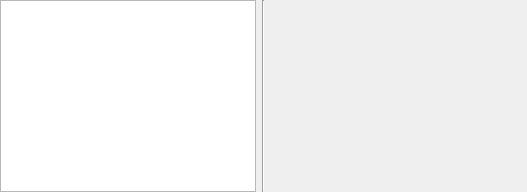
          <widget class="QWidget" name="lily_data_stackPage1">
           <attribute name="icon">
            <iconset resource="../../QtResourcesFeb20/LilysLovely.qrc">
             <normaloff>:/newPrefix/lily_walk_norm.png</normaloff>
             <activeon>:/newPrefix/onePaw.png</activeon>:/newPrefix/lily_walk_norm.png</iconset>
           </attribute>
           <attribute name="title">
            <string/>
           </attribute>
           <layout class="QGridLayout" name="gridLayout_42">
            <property name="leftMargin">
             <number>0</number>
            </property>
            <property name="topMargin">
             <number>0</number>
            </property>
            <property name="rightMargin">
             <number>0</number>
            </property>
            <property name="bottomMargin">
             <number>0</number>
            </property>
            <property name="spacing">
             <number>0</number>
            </property>
            <item row="1" column="0" colspan="2">
             <widget class="QFrame" name="frame_35">
              <layout class="QGridLayout" name="gridLayout_43">
               <property name="leftMargin">
                <number>0</number>
               </property>
               <property name="topMargin">
                <number>0</number>
               </property>
               <property name="rightMargin">
                <number>0</number>
               </property>
               <property name="bottomMargin">
                <number>0</number>
               </property>
               <property name="spacing">
                <number>0</number>
               </property>
               <item row="0" column="0">
                <widget class="QFrame" name="frame_36">
                 <layout class="QGridLayout" name="gridLayout_6">
                  <property name="leftMargin">
                   <number>0</number>
                  </property>
                  <property name="topMargin">
                   <number>0</number>
                  </property>
                  <property name="rightMargin">
                   <number>0</number>
                  </property>
                  <property name="bottomMargin">
                   <number>0</number>
                  </property>
                  <item row="1" column="0">
                   <widget class="QTableView" name="lily_walk_table">
                    <property name="styleSheet">
                     <string notr="true"/>
                    </property>
                    <property name="showGrid">
                     <bool>false</bool>
                    </property>
                    <property name="sortingEnabled">
                     <bool>true</bool>
                    </property>
                    <property name="cornerButtonEnabled">
                     <bool>false</bool>
                    </property>
                    <attribute name="horizontalHeaderCascadingSectionResizes">
                     <bool>true</bool>
                    </attribute>
                    <attribute name="horizontalHeaderMinimumSectionSize">
                     <number>15</number>
                    </attribute>
                    <attribute name="horizontalHeaderDefaultSectionSize">
                     <number>75</number>
                    </attribute>
                    <attribute name="horizontalHeaderStretchLastSection">
                     <bool>true</bool>
                    </attribute>
                    <attribute name="verticalHeaderCascadingSectionResizes">
                     <bool>true</bool>
                    </attribute>
                    <attribute name="verticalHeaderShowSortIndicator" stdset="0">
                     <bool>true</bool>
                    </attribute>
                   </widget>
                  </item>
                  <item row="1" column="2">
                   <widget class="QTableView" name="lily_walk_note_table">
                    <property name="styleSheet">
                     <string notr="true">QTableView { 
    background-color: transparent;
    alternate-background-color: rgb(100, 157, 220);
    selection-background-color: #7e57c2;
    gridline-color:transparent;
    color:rgb(245,245,245);
}
QTableView::item {
    padding: 1px;
    background:rgb(180, 149, 210);
}
QTableView::item:selected {
    color: #fff;
    background:rgb(23, 23, 23);
}</string>
                    </property>
                    <property name="showGrid">
                     <bool>false</bool>
                    </property>
                    <property name="sortingEnabled">
                     <bool>true</bool>
                    </property>
                    <attribute name="horizontalHeaderCascadingSectionResizes">
                     <bool>true</bool>
                    </attribute>
                    <attribute name="horizontalHeaderMinimumSectionSize">
                     <number>15</number>
                    </attribute>
                    <attribute name="horizontalHeaderDefaultSectionSize">
                     <number>75</number>
                    </attribute>
                    <attribute name="horizontalHeaderStretchLastSection">
                     <bool>true</bool>
                    </attribute>
                    <attribute name="verticalHeaderCascadingSectionResizes">
                     <bool>true</bool>
                    </attribute>
                    <attribute name="verticalHeaderShowSortIndicator" stdset="0">
                     <bool>true</bool>
                    </attribute>
                   </widget>
                  </item>
                  <item row="1" column="1">
                   <widget class="Line" name="line_4">
                    <property name="orientation">
                     <enum>Qt::Vertical</enum>
                    </property>
                   </widget>
                  </item>
                 </layout>
                </widget>
               </item>
              </layout>
             </widget>
            </item>
           </layout>
          </widget>
